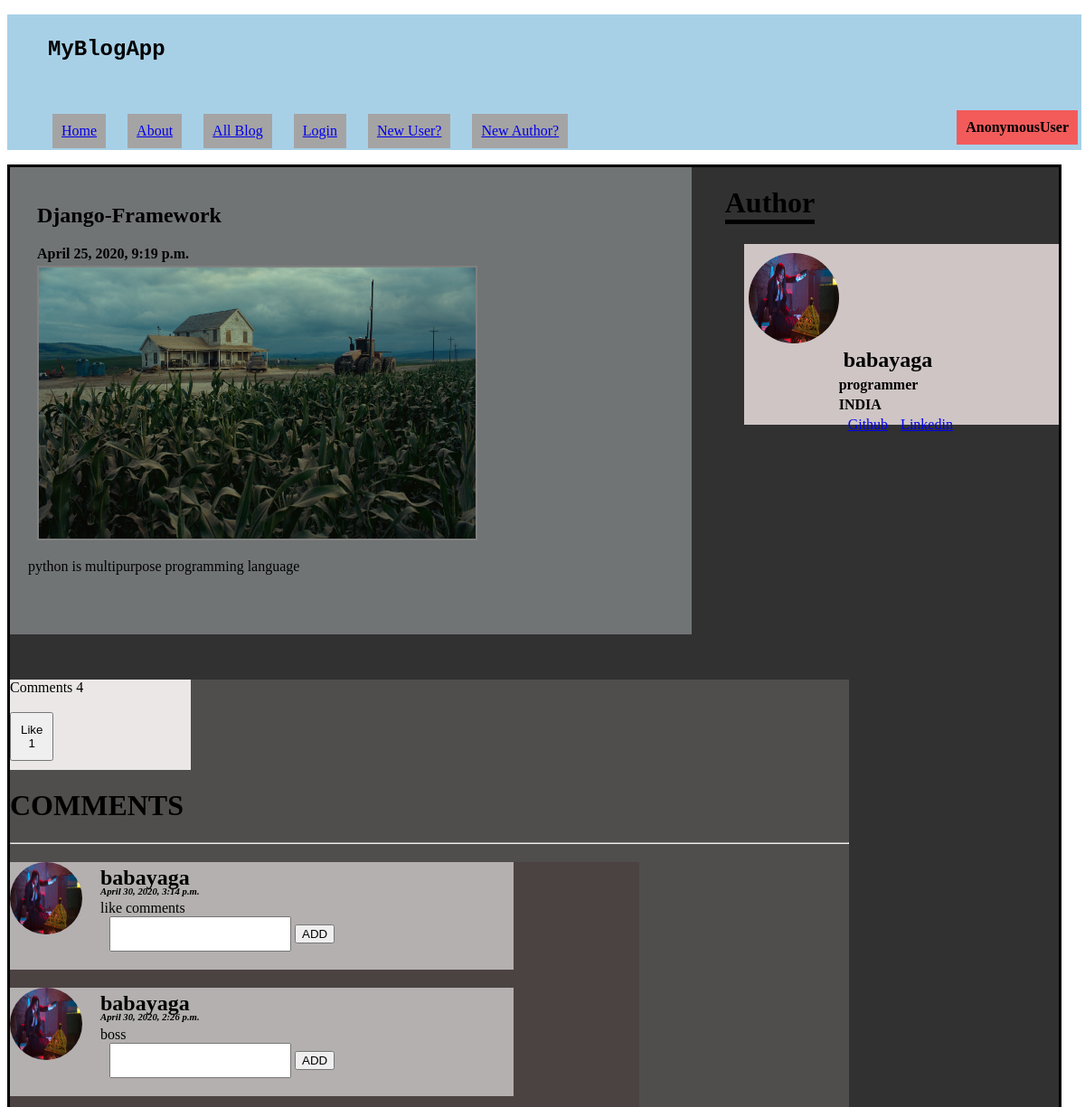
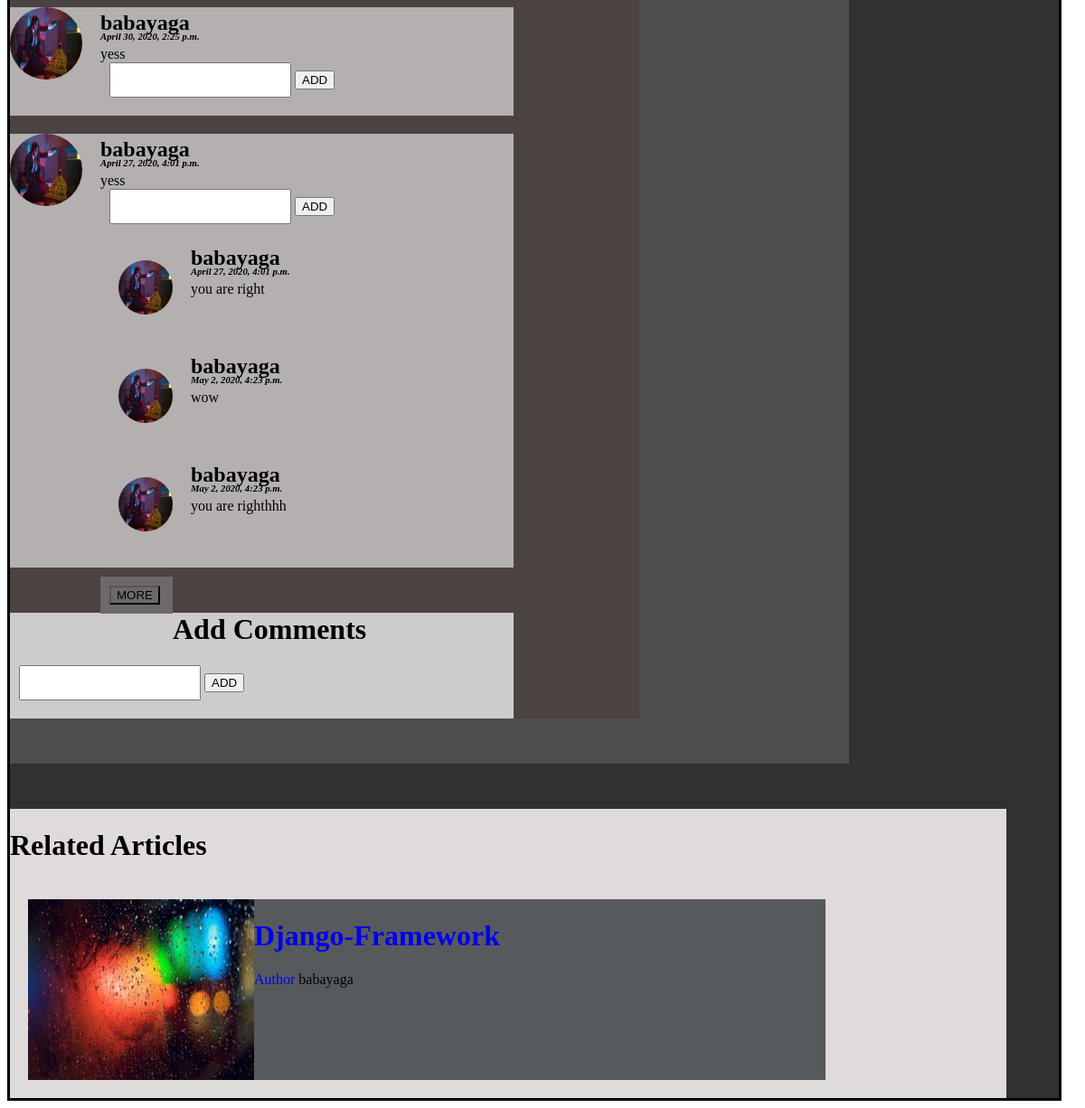
Page /view_article/6 on the committed database (2 pictures, top to bottom).
### blog_app/models.py (models this page shows, shortened)
class Article(models.Model):
    type =(
        ("Programming","Programming"),
        ("Framework","Framework"),
        ("Hacking","Hacking"),
        ("Language","Language"),
        ("Other","Other"),
    )
    author = models.ForeignKey('MyUser',blank=True,null=True,on_delete=models.CASCADE)
    author_name = models.CharField(blank=True,max_length=25)
    title = models.CharField(max_length=50)
    thumbnail = models.ImageField(upload_to='thumbnail_img/')
    upload_date = models.DateTimeField(blank=True,default=timezone.now)
    category = models.CharField(max_length=30,default="Other",choices=type)
    content = models.CharField(max_length=5000)
    accessible = models.BooleanField(blank=True,default=False)

class MyUser(AbstractBaseUser,PermissionsMixin):
    f_name = models.CharField(blank=True,max_length=20,null=True)
    s_name = models.CharField(blank=True,max_length=20,null=True)
    email = models.CharField(max_length=40, unique=True)
    username = models.CharField(max_length=25,unique=True)
    profile_pic = models.ImageField(upload_to='user_pic')
    date_joined = models.DateField(default=timezone.now)
    occupation = models.CharField(blank=True,max_length=50,null=True)
    country = models.CharField(blank=True,max_length=15,null=True)
    authorise = models.BooleanField(default=False)
    github_address = models.CharField(blank=True,max_length=50,null=True)
    linkedin_address = models.CharField(blank=True,max_length=50,null=True)
    instagram_address = models.CharField(blank=True,max_length=50,null=True)
    is_active = models.BooleanField(default=True)
    is_author = models.BooleanField(default=False)
    is_user = models.BooleanField(default=False)
    is_staff = models.BooleanField(default=False)
    password = models.CharField(max_length=25)
    USERNAME_FIELD = 'email'
    REQUIRED_FIELDS = []
    objects = CustomUserManager()

class UserComments(models.Model):
    user = models.ForeignKey('MyUser',blank=True,null=True,on_delete=models.CASCADE)
    article = models.ForeignKey('Article',on_delete=models.CASCADE)
    u_msg = models.CharField(max_length=200)
    u_name = models.CharField(max_length=25)
    cmt_date = models.DateTimeField(default=timezone.now)

class ReplyComments(models.Model):
    article = models.ForeignKey('Article',on_delete=models.CASCADE)
    main_cmt = models.ForeignKey('UserComments',on_delete=models.CASCADE)
    r_msg = models.CharField(max_length=200)
    u_name = models.CharField(max_length=25)
    cmt_date = models.DateTimeField(default=timezone.now)

### blog_app/views.py (the view)
# urls.py: path('view_article/<int:article_id>',views.view_article,name="view_article"),
def view_article(request,article_id):
    view_blog = Article.objects.get(id=article_id)
    author = MyUser.objects.get(id=view_blog.author_id,is_author=True)
    related_articles = Article.objects.filter(category=view_blog.category,accessible=True)
    user = request.user
    cmts = UserComments.objects.filter(article_id=view_blog.id).order_by('-id')[:4]
    replys = ReplyComments.objects.filter(article_id=view_blog.id)
    likes = ArticleLikes.objects.filter(article_id=view_blog.id).count()
    userlike = ArticleLikes.objects.filter(article_id=view_blog.id,user_id=request.user.id).exists()
    morecount = UserComments.objects.filter(article_id=view_blog.id).count()
    print(morecount)
    if morecount > 4:
        more = True
        request.session['next'] = '2'
    else:
        more = False
    if userlike:
        active='blue'
    else:
        active ='black'
    context = {'more':more,'related_articles':related_articles,'active':active,'user':user,'new_blog':view_blog,'cmts':cmts,'replys':replys,'author':author,'likes':likes,'total_cmt':cmts.count()}
    return render(request,'index.html',context)

### blog/templates/index.html (shortened to what this page needs)
<!DOCTYPE html>
{% load static %}
<html lang="en">
<head>
  <link rel="stylesheet" href="{% static 'style.css'%}">
</head>
<body>
<header>
<nav class="navbar navbar-expand-sm bg-light">
  <ul class="navbar-nav">
    <div class="web-title">
    <h2 style="font-family:Lucida Console, Courier, monospace;">MyBlogApp</h2><br>
  </div>
    <li class="nav-item">
      <a class="nav-link" href="\">Home</a>
    </li>
    <li class="nav-item">
      <a class="nav-link" href="{% url 'about' %}">About</a>
    </li>
    <li class="nav-item">
      <a class="nav-link" href="{% url 'all_blogs' %}">All Blog</a>
    </li>
    {% if user.is_authenticated %}
    {% if user.is_author %}
    <li class="nav-item">
      <a class="nav-link" href="{% url 'author_dashboard' %}">DashBoard</a>
    </li>
    {% else %}
    <li class="nav-item">
      <a class="nav-link" href="/author_register">Are You Author?</a>
    </li>
    {%endif%}
    {%else%}
    <li class="nav-item">
      <a class="nav-link" href="{% url 'login' %}">Login</a>
    </li>
    <li class="nav-item">
      <a class="nav-link" href="/user_register">New User?</a>
    </li>
    <li class="nav-item">
      <a class="nav-link" href="/author_register">New Author?</a>
    </li>
    {%endif%}
  </ul>
  {% if user.is_authenticated %}
  <div style="padding: 10px; background: rgb(91, 243, 116); float: right; margin-top: -60px;"><strong>{{user}}</strong>
      <a class="nav-link" href="logout">Logout</a>
   </div>
   {%else%}
   <div style="padding: 10px; background: rgb(243, 91, 91); float: right; margin-top: -60px;"><strong>{{user}}</strong> </div>
  {%endif%}
</nav>
</header>
<div class="container">
  {% block body%}
  <div class="left-container">
    <div class="title">
    <h2>{{new_blog.title}}</h2>
    <h4>{{new_blog.upload_date}}</h4>
  </div>
    <div class="article">
      <div class="article-img"> <img src="/media/{{new_blog.thumbnail}}" alt="img"></div>
      <p> {{new_blog.content}}</p>
    </div>
  </div>
  <h1 style="float: right; margin-right: 270px; border-bottom: 5px solid black;">Author</h1>
  <div class="right-container">
    <div class="author-img"> <img src="/media/{{author.profile_pic}}" alt=""></div>
    <div class="author-info">
      <h2>{{author.username}}</h2>
     <h4>{{author.occupation}}</h4>
       <h4>{{author.country}}</h4>
       {%if author.github_address %}
       <a href="{{author.github_address}}"><span class="social-link">Github</span></a>
       {%endif%}
       {%if author.linkedin_address %}
       <a href="{{author.linkedin_address}}"> <span class="social-link">Linkedin</span> </a>
       {%endif%}
      </div>
  </div>
  <div class="cmt-box">
    <div class="cmt-like" style="position: relative; width: 200px; height: 100px; background: rgb(235, 231, 231);">
      Comments {{total_cmt}} <br><br>
      <button id="like" style="padding: 10px;" ><div id="active" style="color:{{active}};"> Like </div>{{likes}}</button>
    </div>
    <h1>COMMENTS</h1>
    <hr>
    <div class="user-cmts">
      <div id="cmtdiv">
      {% for cmt in cmts %}
      <div class="user-cmt-box" style="margin-top: 20px;">
        <div class="user-img"> <img src="/media/{{cmt.user.profile_pic}}" alt=""></div>
        <div class="user-msg">
        <h2>{{cmt.u_name}}</h2>
        <h6 style="font-style: italic;">{{cmt.cmt_date}}</h6>
        <div style="margin-right: 20px; margin-top: -20px;">{{cmt.u_msg}}</div>
        <form id="cmt_reply-{{cmt.id}}" method="POST">
        <input type="text" name="r-msg" id="msg-{{cmt.id}}">
        <button onclick="comment_reply({{cmt.id}})" type="button">ADD</button>
      </form>
      </div>
     <div id="div-{{cmt.id}}">
      {% for reply in replys %}
      {% if reply.main_cmt_id == cmt.id%}
      <div class="sub-cmt">
        <div class="sub-user-img"> <img src="/media/{{reply.main_cmt.user.profile_pic}}" alt=""></div>
        <div class="user-msg">
        <h2>{{reply.u_name}}</h2>
        <h6 style="font-style: italic;">{{reply.cmt_date}}</h6>
        <div style="margin-right: 20px; margin-top: -20px;">{{reply.r_msg}}</div>
        </div>
      </div>
      {%endif%}
      {%endfor%}
    </div>
    </div>
      {% endfor %}
  </div>
  {% if more %}
  <div id="morecmt" style="float: left;">
    <div id="m" style="margin-top: 10px; margin-left: 100px; padding: 10px; width: 60px; background: rgb(109, 105, 105);"><button onclick="more()" style="background: none;">MORE</button></div>
  </div>
  {% endif %}
      <div class="cmt-form">
        <h1>Add Comments</h1>
        <form method="POST" id="cmtform" >
        <input type="text" name="cmt-msg" id="cmtmsg">
        <button id="addcmt">ADD</button>
      </form>
      </div>
    </div>
  </div>
  <div style="width: 95%; height: auto; background: rgb(223, 219, 219); display: grid;">
  <h1>Related Articles</h1>
  {% for article in related_articles%}
  {% ifequal article.id new_blog.id%}
  {%else%}
  <a href="{% url 'view_article' article.id %}">
  <div style="float: left; width: 80%; height: auto; background: rgb(87, 90, 92);   margin: 20px 10px 20px 20px;">
    <img src="/media/{{article.thumbnail}}" style="width: 250px; height: 200px; float: left;" alt="">
    <div><h1>{{article.title}}</h1></div>
    <label for="">Author </label><span style="color: black;">{{article.author_name}}</span>
  </div>
</a>
{%endifequal%}
  {% endfor %}
  </div>
{%endblock%}
</div>
</body>
</html>

### static/style.css (style rules this page uses)
.web-title { padding: 5px; }
.navbar-nav { width: 97%; height: 150px; background: rgb(167, 208, 231); text-decoration-style: none; }
.nav-item { margin: 10px; display: inline-flex; margin-top: 15px; }
.nav-link { padding: 10px; background: rgb(165, 164, 164); }
.container { width: 98%; height: auto; background: rgb(49, 49, 49); border: 3px solid black; }
.left-container { width: 65%; float: left; height: auto; background: rgb(113, 116, 117); margin-bottom: 50px; }
.article { float: left; width: 80%; height: auto; margin-left: 20px; margin-bottom: 50px; }
.article-img img { width: 80%; height: 300px; margin-left: 10px; border: 2px solid gray; }
.title { float: left; margin-left: 30px; margin-top: 20px; }
.right-container { float: right; width: 30%; height: 200px; background: rgb(207, 197, 197); }
.author-img img { margin-left: 5px; margin-top: 10px; float: left; width: 100px; height: 100px; border-radius: 100%; }
.author-info { float: right; width: 70%; height: 200px; }
.author-info h2 { margin: 5px; }
.social-link { margin-left: 10px; }
h4 { margin-top: 4px; margin-bottom:4px ; }
.cmt-box { width: 80%; height: auto; float: left; background: #504d4d; position: relative; margin-bottom: 50px; }
.user-cmts { width: 75%; height: auto; background: rgb(75, 66, 66); }
.user-img img { width: 80px; height: 80px; border-radius: 100%; }
.sub-user-img img { width: 60px; height: 60px; border-radius: 100%; margin-left: 20px; }
.user-cmt-box { width: 80%; height: auto; background: rgb(180, 176, 176); }
.user-msg { margin-left: 100px; margin-top: -100px; }
.user-msg h6 { margin-top: -25px; }
.cmt-form { width: 80%; height: auto; margin-top: 50px; margin-bottom: 50px; background: rgb(206, 203, 203); }
input { padding: 10px; margin-left: 10px; margin-bottom: 20px; }
.sub-cmt { margin-left: 100px; width: 80%; height: 100px; margin-top: 20px; }

### rows in the picture
Article: title "Django-Framework", upload_date "April 25, 2020, 9:19 p.m.", thumbnail (picture), content "python is multipurpose programming language"
MyUser: profile_pic (picture), username "babayaga", occupation "programmer", country "INDIA"
UserComments: user.profile_pic (picture), u_name "babayaga", cmt_date "April 30, 2020, 3:14 p.m.", u_msg "like comments"
UserComments: user.profile_pic (picture), u_name "babayaga", cmt_date "April 30, 2020, 2:26 p.m.", u_msg "boss"
UserComments: user.profile_pic (picture), u_name "babayaga", cmt_date "April 30, 2020, 2:25 p.m.", u_msg "yess"
UserComments: user.profile_pic (picture), u_name "babayaga", cmt_date "April 27, 2020, 4:01 p.m.", u_msg "yess"
ReplyComments: main_cmt.user.profile_pic (picture), u_name "babayaga", cmt_date "April 27, 2020, 4:01 p.m.", r_msg "you are right"
ReplyComments: main_cmt.user.profile_pic (picture), u_name "babayaga", cmt_date "May 2, 2020, 4:23 p.m.", r_msg "wow"
ReplyComments: main_cmt.user.profile_pic (picture), u_name "babayaga", cmt_date "May 2, 2020, 4:23 p.m.", r_msg "you are righthhh"
Article: thumbnail (picture), title "Django-Framework", author_name "babayaga"

### other values in the picture
{{ user }} "AnonymousUser"
{{ total_cmt }} "4"
{{ likes }} "1"
